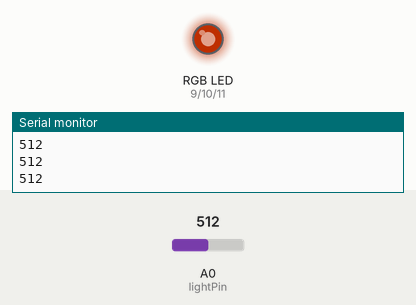
Recording of a sketch running on a simulated Arduino Uno, built with avr-gcc and run on an emulated ATmega328P. On the bench: an RGB LED mixed from three pins (HIGH = lit), the last lines printed to the serial monitor. The test bench sets the inputs (shaded band); at power-on: A0 (lightPin) = 512. Dim RGB values are drawn brighter than linear.

Above: at 1.2 s.
1.3 s: A0 (lightPin) set to 306
At 2.5 s:
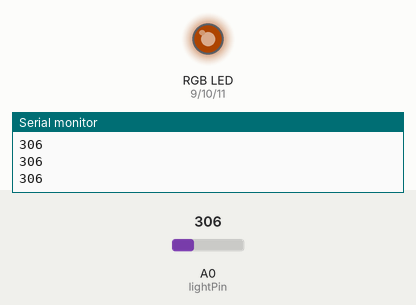
2.8 s: A0 (lightPin) set to 900
At 4.1 s:
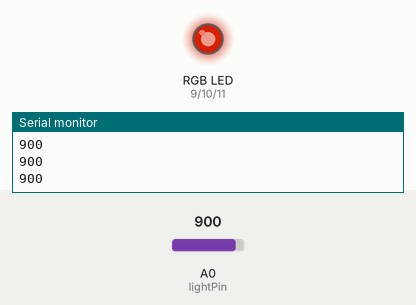
Timing chart, 0 to 5.8 s (numbered marks = the images above; inputs shaded):
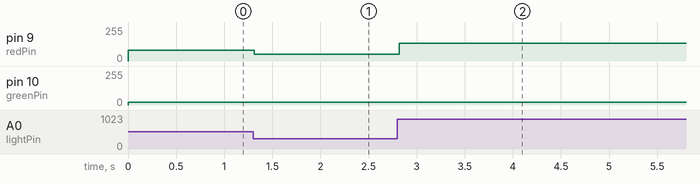

The sketch:

Auto-Dimming_RGB_Nightlight.ino
```cpp
const int redPin = 9;
const int greenPin = 10;
const int bluePin = 11;
const int lightPin = A0;

void setup() {

  pinMode(redPin, OUTPUT);
  pinMode(greenPin, OUTPUT);
  pinMode(bluePin, OUTPUT);
  Serial.begin(9600);
}


void loop() {


    int lightVal = analogRead(lightPin); // 0 (bright) to 1023 (dark)
    int brightness = map(lightVal, 0, 1023, 10, 150); // no invert + scale
    analogWrite(redPin, brightness);
    analogWrite(greenPin, 20);
    analogWrite(bluePin, 0);
    delay(50);
    Serial.println(lightVal);

}
```

Measured:
- after the input at 1.3 s, pin 9 (redPin): 80/255 → 51/255 at once
- after the input at 2.8 s, pin 9 (redPin): 51/255 → 133/255 at once
